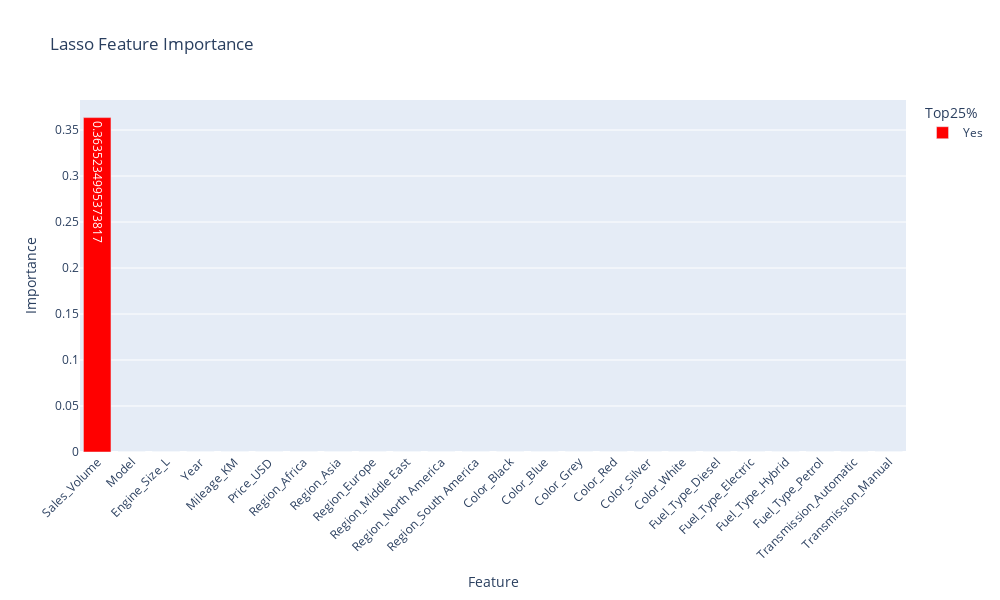

The notebook cell saved with this chart:
### Code cell
# Plotly Express yordamida feature importance'ni ustunli grafik (bar chart) ko'rinishida chizish
fig = px.bar(
    feat_df,                # Ma'lumot manbasi sifatida feat_df jadvalini olamiz
    x='Feature',            # X o‘qi – feature (ustun) nomlari
    y='Importance',         # Y o‘qi – importance qiymatlari
    color='Top25%',         # Ranglash – Top25% ustuni bo‘yicha ('Yes' yoki 'No')
    color_discrete_map={'Yes': 'red', 'No': 'blue'},  # 'Yes' qizil, 'No' ko‘k rang bilan ajratiladi
    text='Importance',      # Har bir ustun ustiga importance qiymatini yozib qo‘yish
    title='Lasso Feature Importance'  # Grafik sarlavhasi
)

# Grafikning umumiy ko‘rinishini sozlash
fig.update_layout(
    xaxis_tickangle=-45,  # X o‘qi yozuvlarini 45° ga buramiz, uzun nomlar chiroyli ko‘rinishi uchun
    width=1000,           # Grafikning eni
    height=600            # Grafikning bo‘yi
)

# Grafikni interaktiv tarzda ko‘rsatamiz
fig.show()

### Figure 1 — Plotly figure (JSON) as saved in the notebook; plotly's stock layout.template omitted (floating-point values rounded to 4 significant figures)
{"data": [{"hovertemplate": "Top25%=Yes<br>Feature=%{x}<br>Importance=%{text}<extra></extra>", "legendgroup": "Yes", "marker": {"color": "red", "pattern": {"shape": ""}}, "name": "Yes", "orientation": "v", "showlegend": true, "text": [0.3635, 0.0, 0.0, 0.0, 0.0, 0.0, 0.0, 0.0, 0.0, 0.0, 0.0, 0.0, 0.0, 0.0, 0.0, 0.0, 0.0, 0.0, 0.0, 0.0, 0.0, 0.0, 0.0, 0.0], "textposition": "auto", "type": "bar", "x": ["Sales_Volume", "Model", "Engine_Size_L", "Year", "Mileage_KM", "Price_USD", "Region_Africa", "Region_Asia", "Region_Europe", "Region_Middle East", "Region_North America", "Region_South America", "Color_Black", "Color_Blue", "Color_Grey", "Color_Red", "Color_Silver", "Color_White", "Fuel_Type_Diesel", "Fuel_Type_Electric", "Fuel_Type_Hybrid", "Fuel_Type_Petrol", "Transmission_Automatic", "Transmission_Manual"], "xaxis": "x", "y": [0.3635, 0.0, 0.0, 0.0, 0.0, 0.0, 0.0, 0.0, 0.0, 0.0, 0.0, 0.0, 0.0, 0.0, 0.0, 0.0, 0.0, 0.0, 0.0, 0.0, 0.0, 0.0, 0.0, 0.0], "yaxis": "y"}], "layout": {"barmode": "relative", "height": 600, "legend": {"title": {"text": "Top25%"}, "tracegroupgap": 0}, "title": {"text": "Lasso Feature Importance"}, "width": 1000, "xaxis": {"anchor": "y", "domain": [0, 1], "tickangle": -45, "title": {"text": "Feature"}}, "yaxis": {"anchor": "x", "domain": [0, 1], "title": {"text": "Importance"}}}}
